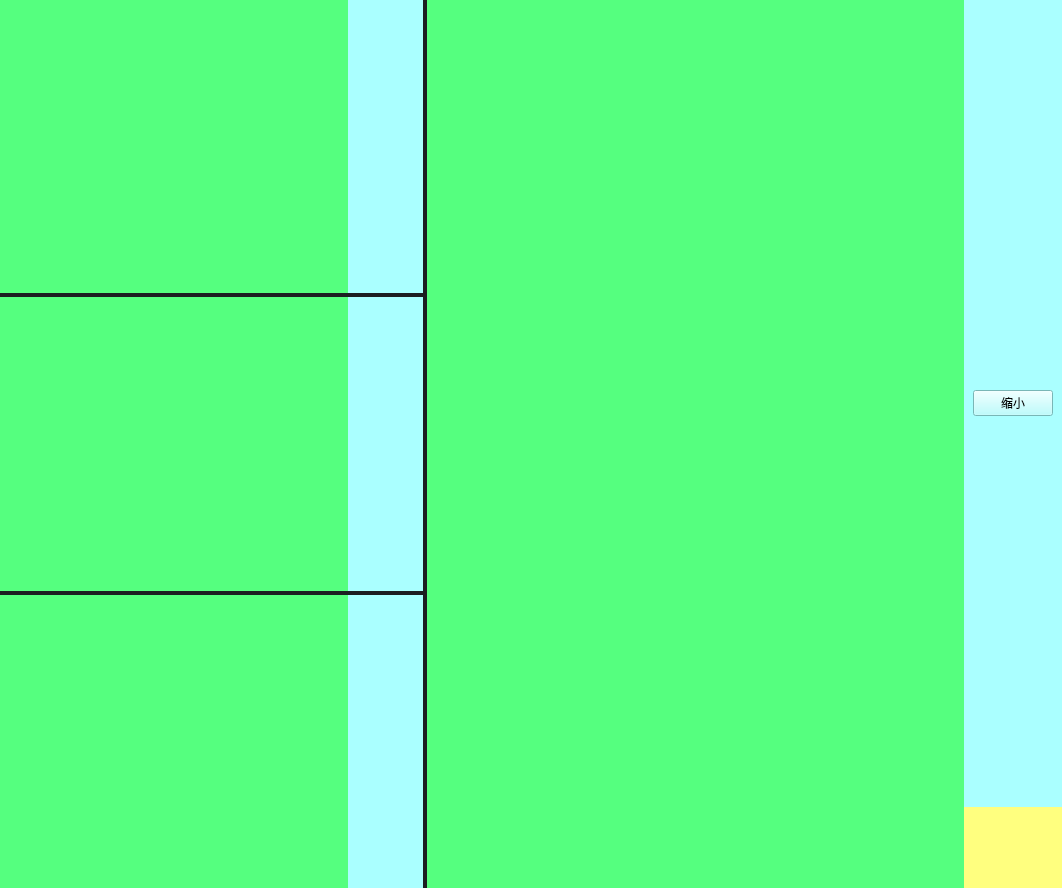
<?xml version="1.0" encoding="UTF-8"?>
<ui version="4.0">
 <class>EnlargedModel3DWidget</class>
 <widget class="QWidget" name="EnlargedModel3DWidget">
  <property name="geometry">
   <rect>
    <x>0</x>
    <y>0</y>
    <width>1062</width>
    <height>888</height>
   </rect>
  </property>
  <property name="windowTitle">
   <string>Form</string>
  </property>
  <property name="styleSheet">
   <string notr="true">background-color: rgb(28, 29, 33);</string>
  </property>
  <layout class="QHBoxLayout" name="horizontalLayout" stretch="2,3">
   <property name="spacing">
    <number>4</number>
   </property>
   <property name="leftMargin">
    <number>0</number>
   </property>
   <property name="topMargin">
    <number>0</number>
   </property>
   <property name="rightMargin">
    <number>0</number>
   </property>
   <property name="bottomMargin">
    <number>0</number>
   </property>
   <item>
    <widget class="QWidget" name="imageWidget" native="true">
     <property name="styleSheet">
      <string notr="true">background-color: rgb(28, 29, 33);</string>
     </property>
     <layout class="QVBoxLayout" name="verticalLayout">
      <property name="spacing">
       <number>4</number>
      </property>
      <property name="leftMargin">
       <number>0</number>
      </property>
      <property name="topMargin">
       <number>0</number>
      </property>
      <property name="rightMargin">
       <number>0</number>
      </property>
      <property name="bottomMargin">
       <number>0</number>
      </property>
      <item>
       <widget class="QWidget" name="transverseBackground" native="true">
        <property name="styleSheet">
         <string notr="true">background-color: rgb(0, 0, 0);</string>
        </property>
        <layout class="QHBoxLayout" name="horizontalLayout_2" stretch="14,3">
         <property name="spacing">
          <number>0</number>
         </property>
         <property name="leftMargin">
          <number>0</number>
         </property>
         <property name="topMargin">
          <number>0</number>
         </property>
         <property name="rightMargin">
          <number>0</number>
         </property>
         <property name="bottomMargin">
          <number>0</number>
         </property>
         <item>
          <widget class="QWidget" name="transversePlate" native="true">
           <property name="styleSheet">
            <string notr="true">background-color: rgb(85, 255, 127);</string>
           </property>
          </widget>
         </item>
         <item>
          <widget class="QWidget" name="transverseTools" native="true">
           <property name="styleSheet">
            <string notr="true">background-color: rgb(170, 255, 255);</string>
           </property>
          </widget>
         </item>
        </layout>
       </widget>
      </item>
      <item>
       <widget class="QWidget" name="sagittalBackground" native="true">
        <property name="styleSheet">
         <string notr="true">background-color: rgb(0, 0, 0);</string>
        </property>
        <layout class="QHBoxLayout" name="horizontalLayout_3" stretch="14,3">
         <property name="spacing">
          <number>0</number>
         </property>
         <property name="leftMargin">
          <number>0</number>
         </property>
         <property name="topMargin">
          <number>0</number>
         </property>
         <property name="rightMargin">
          <number>0</number>
         </property>
         <property name="bottomMargin">
          <number>0</number>
         </property>
         <item>
          <widget class="QWidget" name="sagittalPlate" native="true">
           <property name="styleSheet">
            <string notr="true">background-color: rgb(85, 255, 127);</string>
           </property>
          </widget>
         </item>
         <item>
          <widget class="QWidget" name="sagittalTools" native="true">
           <property name="styleSheet">
            <string notr="true">background-color: rgb(170, 255, 255);</string>
           </property>
          </widget>
         </item>
        </layout>
       </widget>
      </item>
      <item>
       <widget class="QWidget" name="coronalBackground" native="true">
        <property name="styleSheet">
         <string notr="true">background-color: rgb(0, 0, 0);</string>
        </property>
        <layout class="QHBoxLayout" name="horizontalLayout_4" stretch="14,3">
         <property name="spacing">
          <number>0</number>
         </property>
         <property name="leftMargin">
          <number>0</number>
         </property>
         <property name="topMargin">
          <number>0</number>
         </property>
         <property name="rightMargin">
          <number>0</number>
         </property>
         <property name="bottomMargin">
          <number>0</number>
         </property>
         <item>
          <widget class="QWidget" name="coronalPlate" native="true">
           <property name="styleSheet">
            <string notr="true">background-color: rgb(85, 255, 127);</string>
           </property>
          </widget>
         </item>
         <item>
          <widget class="QWidget" name="coronalTools" native="true">
           <property name="styleSheet">
            <string notr="true">background-color: rgb(170, 255, 255);</string>
           </property>
          </widget>
         </item>
        </layout>
       </widget>
      </item>
     </layout>
    </widget>
   </item>
   <item>
    <widget class="QWidget" name="model3DBackground" native="true">
     <property name="styleSheet">
      <string notr="true">background-color: rgb(0, 0, 0);</string>
     </property>
     <layout class="QGridLayout" name="gridLayout" rowstretch="10,1" columnstretch="7,1">
      <property name="leftMargin">
       <number>0</number>
      </property>
      <property name="topMargin">
       <number>0</number>
      </property>
      <property name="rightMargin">
       <number>0</number>
      </property>
      <property name="bottomMargin">
       <number>0</number>
      </property>
      <property name="spacing">
       <number>0</number>
      </property>
      <item row="0" column="0" rowspan="2">
       <widget class="QWidget" name="model3DPlate" native="true">
        <property name="styleSheet">
         <string notr="true">background-color: rgb(85, 255, 127);</string>
        </property>
       </widget>
      </item>
      <item row="0" column="1">
       <widget class="QWidget" name="model3DTools" native="true">
        <property name="styleSheet">
         <string notr="true">background-color: rgb(170, 255, 255);</string>
        </property>
        <layout class="QHBoxLayout" name="horizontalLayout_5">
         <item>
          <widget class="QPushButton" name="reduce3DModelButton">
           <property name="text">
            <string>缩小</string>
           </property>
          </widget>
         </item>
        </layout>
       </widget>
      </item>
      <item row="1" column="1">
       <widget class="QWidget" name="model3DBody" native="true">
        <property name="styleSheet">
         <string notr="true">background-color: rgb(255, 255, 127);</string>
        </property>
       </widget>
      </item>
     </layout>
    </widget>
   </item>
  </layout>
 </widget>
 <resources/>
 <connections/>
</ui>
